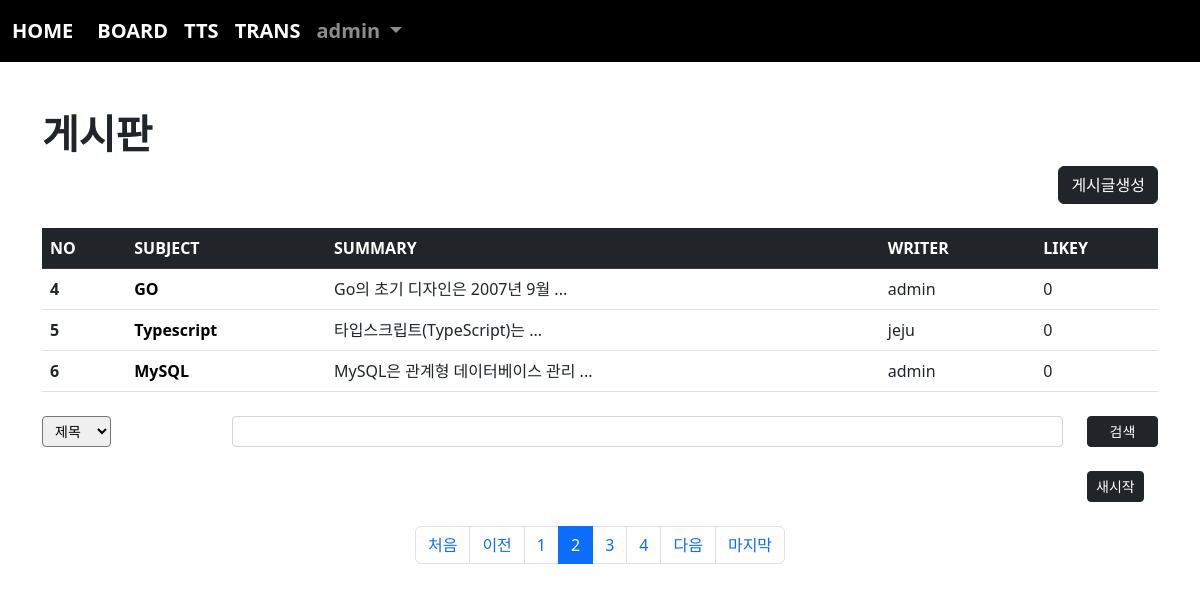
Screenshot of /board/index/?page=2&cate=&kw= (signed in) with the database file from the repository.
### acc/models.py (models this page shows, shortened)
class User(AbstractUser):
    pic = models.ImageField(upload_to="user/%y/%m")
    comment = models.TextField(blank=True)
    point = models.IntegerField(default=0)

### board/models.py (models this page shows, shortened)
class Board(models.Model):
    subject = models.CharField(max_length=100)
    writer = models.ForeignKey(User, on_delete=models.CASCADE, related_name="writer")
    content = models.TextField(blank=True)
    pubdate = models.DateTimeField()
    likey = models.ManyToManyField(User, blank=True, related_name="likey")
    def summary(self):
        if len(self.content) > 20:
            return f"{self.content[:20]} ..."
        return self.content

### board/views.py (the view)
# urls.py: path("index/", views.index, name="index"),
def index(request):
    pg = request.GET.get("page", 1)
    kw = request.GET.get("kw", "")
    cate = request.GET.get("cate", "")
    if kw:
        if cate == "sub":
            b = Board.objects.filter(subject__startswith=kw)
        elif cate == "wri":
            try:
                from acc.models import User
                u = User.objects.get(username=kw)
                b = Board.objects.filter(writer=u)
            except:
                b = Board.objects.none()
        elif cate == "con":
            b = Board.objects.filter(content__contains=kw)
        else:
            messages.error(request, "카테고리를 선택해주세요.")
            b = Board.objects.none()
    else:
            b = Board.objects.all()
    pag = Paginator(b, 3)
    obj = pag.get_page(pg)
    context = {
        "bset" : obj,
        "kw" : kw,
        "cate" : cate
    }
    return render(request, "board/index.html", context)

### templates/board/index.html (shortened to what this page needs)
{% extends 'base.html' %}
{% block con %}
    {% load mathfilters %}
    <h1><b>게시판</b></h1>
    <div class="text-end">
        <a href="{% url 'board:create' %}" class="btn btn-dark">게시글생성</a>
    </div>
    <table class="table table-hover mt-4">
        <thead>
            <tr class="table-dark">
                <th scope="col">NO</th>
                <th scope="col">SUBJECT</th>
                <th scope="col">SUMMARY</th>
                <th scope="col">WRITER</th>
                <th scope="col">LIKEY</th>
            </tr>
        </thead>
        <tbody>
            {% if bset %}
                {% for i in bset %}
                    <tr>
                        <th scope="row">{{ bset.start_index|add:forloop.counter0 }}</th>
                        <td><a class="sub" href="{% url 'board:detail' i.id %}">{{ i.subject }}</a></td>
                        <td>{{ i.summary }}</td>
                        <td>{{ i.writer }}</td>
                        <td>{{ i.likey.count }}</td>
                    </tr>
                {% endfor %}
            {% endif %}
        </tbody>
    </table>
    <form>
        <div class="row mt-4">
            <div class="col-sm-2">
                <select class="form-selct form-select-sm" name="cate">
                    <option value="sub" {% if cate == "sub" %} selecte {% endif %}>제목</option>
                </select>
            </div>
            <div class="col-sm-9">
                <input type="text" name="kw" value="{{kw}}" class="form-control form-control-sm">
            </div>
            <div class="col-sm-1">
                <button class="btn btn-dark btn-sm" style="width:100%">검색</button>
                <a href="{% url 'board:index' %}"><button class="btn btn-dark btn-sm mt-4" type="button">새시작</button></a>
            </div>
        </div>
    </form>
    <nav aria-label="Page navigation example" class="mt-4">
        <ul class="pagination justify-content-center">
            {% if bset.has_previous %}
                <li class="page-item"><a href="{% url 'board:index' %}?page=1&cate={{cate}}&kw={{kw}}" class="page-link">처음</a></li>
                <li class="page-item"><a href="{% url 'board:index' %}?page={{bset.previous_page_number}}&cate={{cate}}&kw={{kw}}" class="page-link">이전</a></li>
            {% else %}
                <li class="page-item disabled"><a class="page-link">처음</a></li>
                <li class="page-item disabled"><a class="page-link">이전</a></li>
            {% endif %}
            {% for i in bset.paginator.page_range %}
                {% if bset.number|add:5 >= i and i >= bset.number|sub:4 %}
                    <li class="page-item {% if bset.number == i %} active {% endif %}"><a class="page-link" href="{% url 'board:index' %}?page={{i}}&cate={{cate}}&kw={{kw}}">{{i}}</a></li>
                {% endif %}
            {% endfor %}
            {% if bset.has_next %}
                <li class="page-item"><a href="{% url 'board:index' %}?page={{ bset.next_page_number }}&cate={{cate}}&kw={{kw}}" class="page-link">다음</a></li>
                <li class="page-item"><a href="{% url 'board:index' %}?page={{bset.paginator.num_pages}}&cate={{cate}}&kw={{kw}}" class="page-link">마지막</a></li>
            {% else %}
                <li class="page-item disabled"><a class="page-link">다음</a></li>
                <li class="page-item disabled"><a class="page-link">마지막</a></li>
            {% endif %}
        </ul>
    </nav>
{% endblock %}

### templates/base.html (shortened to what this page needs)
<!doctype html>
<html lang="en">
    <head>
        <link href="https://cdn.jsdelivr.net/npm/bootstrap@5.2.0-beta1/dist/css/bootstrap.min.css" rel="stylesheet">
    </head>
    <body>
        {% if user.is_authenticated %}
            <nav class="navbar navbar-expand-lg navbar-dark" style="background-color: rgb(0, 0, 0); font-weight: bold; font-size: 20px;">
                <div class="container-fluid">
                    <a class="navbar-brand" href="{% url 'acc:index' %}">HOME</a>
                    <div class="collapse navbar-collapse" id="navbarSupportedContent">
                        <ul class="navbar-nav me-auto mb-2 mb-lg-0">
                            <li class="nav-item">
                                <a class="nav-link active" aria-current="page" href="{% url 'board:index' %}">BOARD</a>
                            </li>
                            <li class="nav-item">
                                <a class="nav-link active" aria-current="page" href="{% url 'tts:index' %}">TTS</a>
                            </li>
                            <li class="nav-item">
                                <a class="nav-link active" aria-current="page" href="{% url 'trans:trans' %}">TRANS</a>
                            </li>
                            <li class="nav-item dropdown">
                                <a class="nav-link dropdown-toggle" href="#" id="navbarDropdown" role="button" data-bs-toggle="dropdown" aria-expanded="false">
                                    {{ user }}
                                </a>
                            </li>
                        </ul>
                    </div>
                </div>
            </nav>
        {% endif %}
        <div class="container mt-5 mb-5">
            {% if user.is_authenticated %}
                {% block con %}{% endblock %}
            {% endif %}
        </div>
    </body>
</html>

### templates/board/index.html (style rules this page uses)
.sub { text-decoration: none; color:black; font-weight: bold; }

### rows the page displays
User: username "admin"
Board: start_index|add "4", subject "GO", summary "Go의 초기 디자인은 2007년 9월 ...", writer "admin", likey.count "0"
Board: start_index|add "5", subject "Typescript", summary "타입스크립트(TypeScript)는 ...", writer "jeju", likey.count "0"
Board: start_index|add "6", subject "MySQL", summary "MySQL은 관계형 데이터베이스 관리 ...", writer "admin", likey.count "0"

### other values shown
{{ i }} "1" "2" "3" "4"
